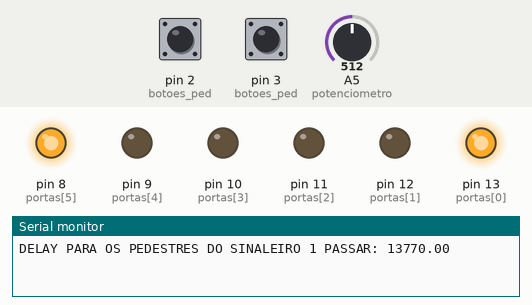
This sketch was run on a simulated Arduino Uno, built with avr-gcc and run on an emulated ATmega328P. On the bench: output pins drawn as LEDs (lit = HIGH), the last lines printed to the serial monitor. The inputs (shaded band) are chosen by the test bench; at power-on: pin 2 (botoes_ped) HIGH, pin 3 (botoes_ped) HIGH, A5 (potenciometro) = 512.

Above: at 1.2 s.
1.3 s: pin 2 (botoes_ped) pulled LOW for 0.15 s
2.9 s: pin 2 (botoes_ped) pulled LOW for 1 s
At 14.3 s:
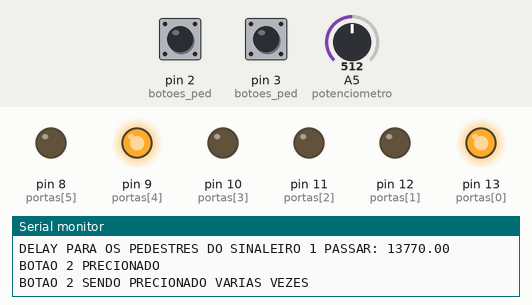
At 19.3 s:
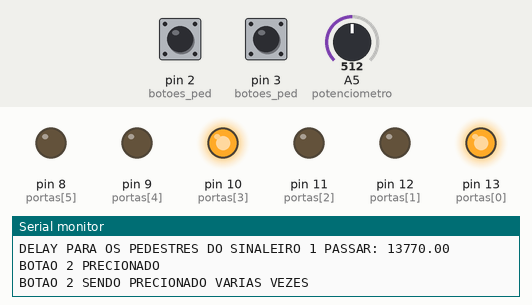
Timing chart, 0 to 20.3 s (numbered marks = the images above; inputs shaded):
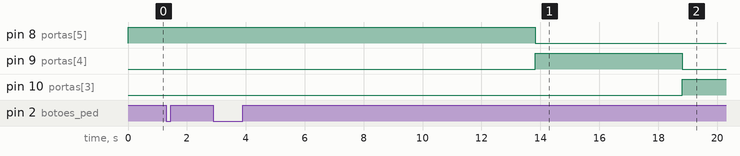

The sketch:

codigo.ino
```cpp
int portas[] = {13,12,11,10,9,8};
int leds_pedestre[] = {5, 7, 4, 6};
int botoes_ped[] = {3, 2};
int vermelho = 0;
int verde = 2;
int amarelo = 1;
/* CORES DO SEMAFORO NAS PORTAS DO ARDUINO
 sinaleiro 1
13 - vermelho
12 - amarelo
11 - verde

 sinaleiro 2
10 - vermelho
9 - amarelo
8 - verde
*/
int potenciometro = A5; // potenciometro e o fluxo de carros no sinaleiro 1
void setup()
{
  for(int i = 0; i < sizeof(portas)/sizeof(int) ; i++) {
    pinMode(portas[i],OUTPUT);
  }
  pinMode(potenciometro, INPUT);
  Serial.begin(9600);
  ligarLedSin(1, 1);
  ligarLedSin(2, 3);
  ligarLedPed(2,1);
  attachInterrupt(digitalPinToInterrupt(botoes_ped[0]), interromperSinal1, FALLING);
  attachInterrupt(digitalPinToInterrupt(botoes_ped[1]), interromperSinal2, FALLING);
}

float DelayTotalEntreSinais = 30000; // esse e so o delay TOTAL da troca de sinais, mas ainda ele mapea de acordo com o potenciometro entao nunca vai ser exatamente isso
int delayPadrao = 5000; // esse e o valor do delay na hora de ir de um led para o outro
int delayped1 = 0; // valor adicional do delay quando o pedestre aperta o botao
int delayped2 = 0;
int ciclo = 1;
int cicloAcionado1 = 0;// numero do ciclo pra qnd os botoes de pedestres forem precionado e dar uma pausa pra nao prejudicar o fluxo de veiculos
int cicloAcionado2 = 0;
void loop()
{
  if(cicloAcionado1 > 0 && ciclo-cicloAcionado1 >= 2){cicloAcionado1 = 0;}
  if(cicloAcionado2 > 0 && ciclo-cicloAcionado2 >= 2){cicloAcionado2 = 0;}

  float d1 = pegarEntreMudanca();
  float d2 = DelayTotalEntreSinais - d1;
  Serial.print("DELAY PARA OS PEDESTRES DO SINALEIRO 1 PASSAR: ");
  Serial.println(d2 + delayped1);
  pisca_led_ped(1, d2+ delayped1); // essa funcao serve como o delay() e pra pisca o led, o primeiro valor e o sinaleiro pra liga e o segundo a duracao do delay
  delayped1 = 0;
  SinalVerde(1);
  Serial.print("DELAY PARA OS PEDESTRES DO SINALEIRO 2 PASSAR: ");
  Serial.println(d1 + delayped2);
  pisca_led_ped(2, d1+ delayped2);
  delayped2 = 0;
  SinalVerde(2);
  ciclo++;
}

float pegarEntreMudanca(){
  float entreMudanca;
  if(analogRead(potenciometro) > 342){
    entreMudanca = map(analogRead(potenciometro), 342, 1023, 500, 667);
  } else{
    entreMudanca = map(analogRead(potenciometro), 0, 341, 250, 500);
  }
  entreMudanca = DelayTotalEntreSinais * (entreMudanca/1000);
  return entreMudanca;
  //Serial.println(entreMudanca);
  //Serial.println(analogRead(potenciometro));
}
void interromperSinal1(){
  if(cicloAcionado1 == 0){
    cicloAcionado1 = ciclo;
    delayped1 = 8000;
    Serial.println("BOTAO 1 PRECIONADO");
  }else{
  	 Serial.println("BOTAO 1 SENDO PRECIONADO VARIAS VEZES");
  }
}
void interromperSinal2(){
  if(cicloAcionado2 == 0){
    cicloAcionado2 = ciclo;
    delayped2 = 10000;
  	 Serial.println("BOTAO 2 PRECIONADO");
  }else{
  	 Serial.println("BOTAO 2 SENDO PRECIONADO VARIAS VEZES");
  }
}

void ligarLedSin(int sinaleiro, int nLed){ // 1 - vermelho, 2 - amarelo, 3 - verde
  int a = 0;
  if(sinaleiro == 2){a = 3;}
  switch(nLed){
    case 3:
      digitalWrite(portas[vermelho + a], LOW);
      digitalWrite(portas[amarelo + a], LOW);
      digitalWrite(portas[verde + a], HIGH);
    break;
    case 2:
      digitalWrite(portas[vermelho + a], LOW);
      digitalWrite(portas[amarelo + a], HIGH);
      digitalWrite(portas[verde + a], LOW);
    break;
    case 1:
      digitalWrite(portas[vermelho + a], HIGH);
      digitalWrite(portas[amarelo + a], LOW);
      digitalWrite(portas[verde + a], LOW);
    break;
  }
}
void ligarLedPed(int sinaleiro, int led){
  if(sinaleiro == 2){sinaleiro = 3;}
  digitalWrite(leds_pedestre[sinaleiro-1+(led - 1)], HIGH);
}
void desligarLedPed(int sinaleiro, int led){
  if(sinaleiro == 2){sinaleiro = 3;}
  digitalWrite(leds_pedestre[sinaleiro-1+(led - 1)], LOW);
}

void pisca_led_ped(int sinaleiro, int tempo){ // inclui o delay()
  long temp_comeco = millis();
  int intervalo;
  while(millis() - temp_comeco <= tempo){
    intervalo = map(millis() - temp_comeco, 0, tempo, 500, 50);
    ligarLedPed(sinaleiro, 2); // 2 pra verde
    delay(intervalo);
    if(millis() - temp_comeco >= tempo*0.4){
      desligarLedPed(sinaleiro, 2);
      delay(intervalo);
    }
  }
  desligarLedPed(sinaleiro, 2);
}

void SinalVerde(int sinaleiro){
  switch(sinaleiro){
    case 1:
      ligarLedSin(2, 2);
      ligarLedPed(1, 1);
      delay(delayPadrao);
      ligarLedSin(2, 1);
      delay(delayPadrao);
      ligarLedSin(1, 3);
      desligarLedPed(2, 1);
    break;
    case 2:
      ligarLedSin(1, 2);
      ligarLedPed(2, 1);
      delay(delayPadrao);
      ligarLedSin(1, 1);
      delay(delayPadrao);
      ligarLedSin(2, 3);
      desligarLedPed(1, 1);
    break;
  }
}
```
